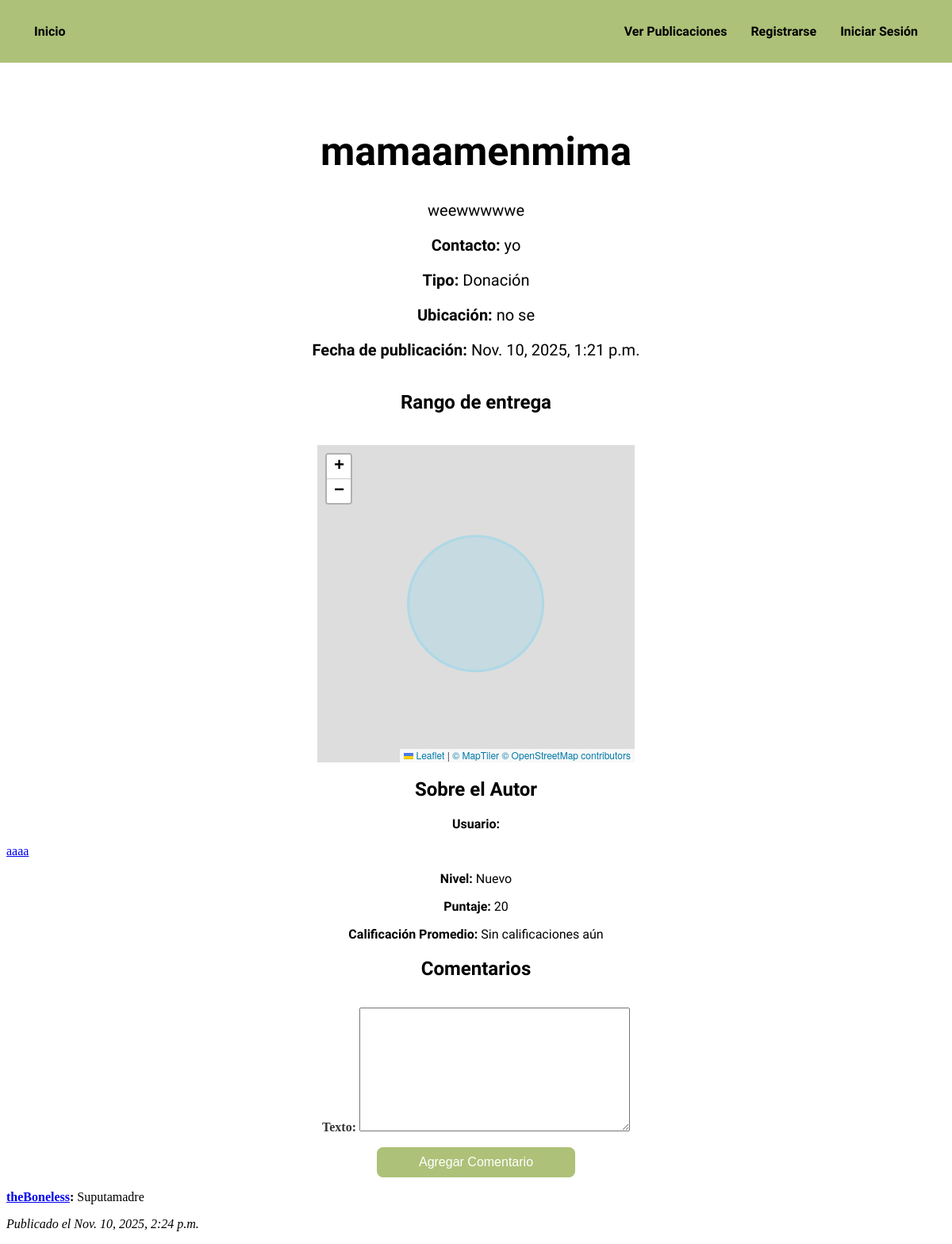
/publicacion/4/, run on an earlier commit of the app's database.
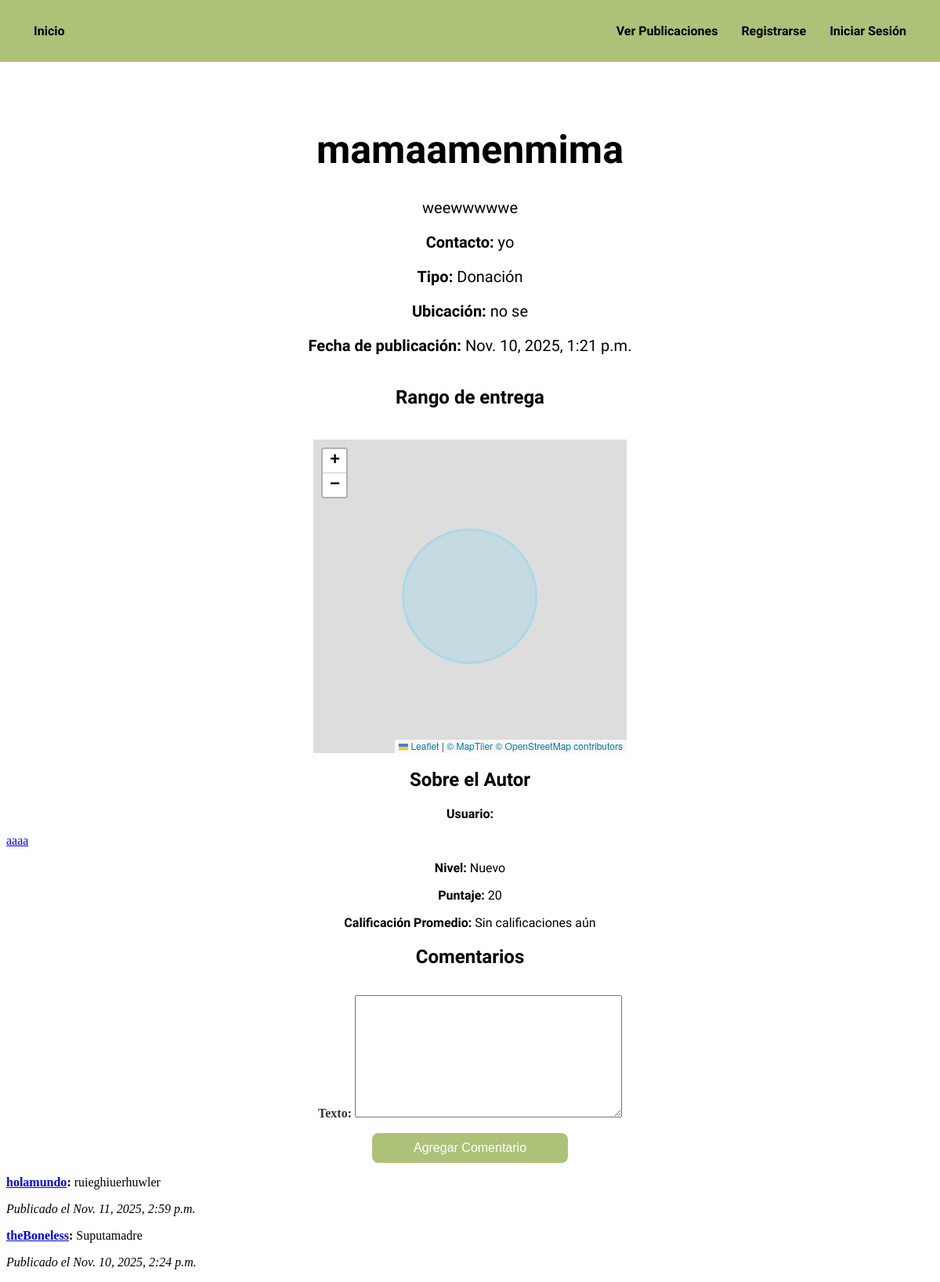
And on a later commit of the database.
### BookityApp/models.py (models this page shows)
class Comentario(models.Model):
    publicacion = models.ForeignKey(Publicacion, related_name='comentarios', on_delete=models.CASCADE)
    user = models.ForeignKey('auth.User', on_delete=models.CASCADE)
    texto = models.TextField()
    fecha_comentario = models.DateTimeField(auto_now_add=True)
    class Meta:
        ordering = ['-fecha_comentario']

### BookityApp/views.py (the view)
# urls.py: path('publicacion/<int:publicacion_id>/', detalle, name='detalle'),
def detalle(request, publicacion_id):
    publicacion = get_object_or_404(Publicacion, id=publicacion_id)
    comentario_form = ComentarioForm()
    calificacion_form = CalificacionForm()
    ya_comento = False
    if request.user.is_authenticated:
        ya_comento = Comentario.objects.filter(publicacion=publicacion, user=request.user).exists()
    if request.method == 'POST':
        comentario_form = ComentarioForm(request.POST)
        calificacion_form = CalificacionForm(request.POST)
        if 'calificacion' in request.POST and calificacion_form.is_valid():
            calificacion = calificacion_form.cleaned_data['calificacion']
            publicacion.calificacion = calificacion
            publicacion.save()
            return redirect('detalle', publicacion_id=publicacion.id)
        if comentario_form.is_valid():
            comentario = comentario_form.save(commit=False)
            comentario.user = request.user
            comentario.publicacion = publicacion
            comentario.user.perfil.puntaje_usuario += 5
            comentario.user.perfil.actualizar_nivel()
            comentario.save()
            return redirect('detalle', publicacion_id=publicacion.id)
    else:
        comentario_form = ComentarioForm()
    return render(request, 'BookityApp/detalle.html', {'publicacion': publicacion, 'comentario_form': comentario_form, 'ya_comento': ya_comento, 'calificacion_form': calificacion_form})

### BookityApp/forms.py
class ComentarioForm(forms.ModelForm):
    class Meta:
        model = Comentario
        fields = ['texto']

class CalificacionForm(forms.Form):
    calificacion = forms.IntegerField(min_value=1, max_value=5, label='Calificación (1-5)')

### BookityApp/templates/BookityApp/detalle.html (shortened to what this page needs)
{% extends 'BookityApp/base.html' %}
{% block extra_head %}
<link rel="stylesheet" href="https://unpkg.com/leaflet@1.9.4/dist/leaflet.css" />
{% endblock %}
{% block content %}
<div>
    <div class="publicacion_detalle">
        <h1 style="text-align: center; font-family: 'Sour Gummy', sans-serif;font-size:50px;padding-top: 50px;">{{ publicacion.titulo }}</h1>
        <div style="text-align: center; font-family: 'inder', sans-serif; font-size:20px;">
            <p>{{ publicacion.descripcion }}</p>
            <p><strong>Contacto:</strong> {{ publicacion.contacto }}</p>
            <p><strong>Tipo:</strong> {{ publicacion.tipo }}</p>
            <p><strong>Ubicación:</strong> {{ publicacion.ubicacion }}</p>
            <p><strong>Fecha de publicación:</strong> {{ publicacion.fecha_publicacion }}</p>
        </div>
    </div>
    <div class="mapa_detalle">
        <h2 style="text-align: center; font-family: 'inder', sans-serif;">Rango de entrega</h2>
        <div id="map" style="height: 400px; margin-top: 20px; width:400px; display: grid; align-items: center;"></div>
    </div>
    <div class="sobre_autor_seccion">
        <h2 style="text-align: center; font-family: 'inder', sans-serif;">Sobre el Autor</h2>
        <p style="text-align: center; font-family: 'inder', sans-serif;"><strong>Usuario:</strong> </p> <a  href="{% url 'usuarios_perfil' publicacion.user.username %}">{{ publicacion.user.username }}</a>
        <p style="text-align: center; font-family: 'inder', sans-serif;"><strong>Nivel:</strong> {{ publicacion.user.perfil.nivel_usuario }}</p>
        <p style="text-align: center; font-family: 'inder', sans-serif;"><strong>Puntaje:</strong> {{ publicacion.user.perfil.puntaje_usuario }}</p>
        <p style="text-align: center; font-family: 'inder', sans-serif;"><strong>Calificación Promedio:</strong>
            {% if publicacion.user.perfil.promedio_calificaciones %}
                {{ publicacion.user.perfil.promedio_calificaciones|floatformat:2 }}
            {% else %}
                Sin calificaciones aún
            {% endif %}
        </p>
    </div>
    <div class="comentarios_seccion">
        <h2 style="text-align: center; font-family: 'inder', sans-serif;">Comentarios</h2>
        {% if user != publicacion.user and ya_comento == False %}
        {% if publicacion.estado == 'Cerrado' %}
            <p>Los comentarios están deshabilitados para esta publicación porque ya se cerró un trato.</p>
        {% else %}
        <form method="post">
            {{ comentario_form.as_p }}
            <button type="submit">Agregar Comentario</button>
        </form>
        {% endif %}
        {% endif %}
        {% if publicacion.comentarios.all %}
            {% for comentario in publicacion.comentarios.all %}
                <div class="comentario">
                    <p><a href="{% url 'usuarios_perfil' comentario.user.username %}"><strong>{{ comentario.user.username }}</a>:</strong> {{ comentario.texto }}</p>
                    <p><em>Publicado el {{ comentario.fecha_comentario }}</em></p>
                </div>
            {% endfor %}
        {% else %}
            <p style="text-align: center;">No hay comentarios aún.</p>
        {% endif %}
    </div>
</div>
{% endblock %}

What changed in the data, as far as the page shows it:
added Comentario: user.username "holamundo", texto "ruieghiuerhuwler", fecha_comentario "Nov. 11, 2025, 2:59 p.m."
